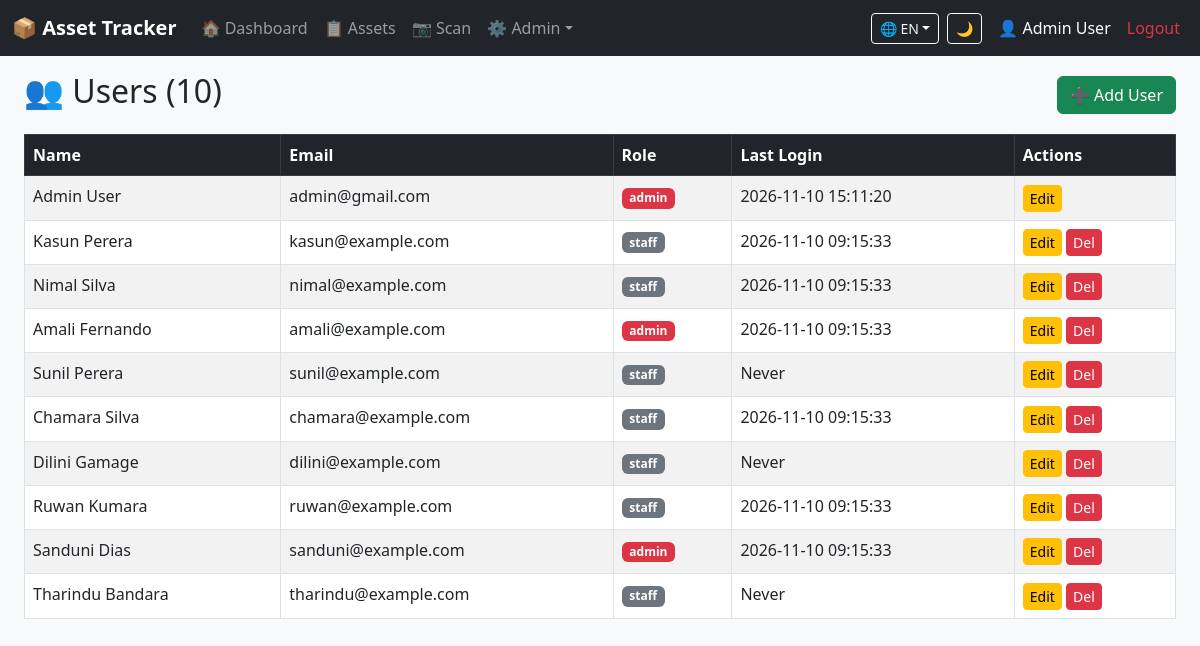
Screenshot of /users/index.php (signed in) with the database file from the repository.
### tables this page shows
CREATE TABLE `users` (
  `id` int(11) NOT NULL,
  `name` varchar(100) NOT NULL,
  `email` varchar(100) NOT NULL,
  `password` varchar(255) NOT NULL,
  `role` enum('admin','staff') DEFAULT 'staff',
  `created_at` timestamp NULL DEFAULT current_timestamp(),
  `last_login` datetime DEFAULT NULL
);

### config.php (called while the page is built, shortened)
<?php
function e($s) { return htmlspecialchars($s ?? '', ENT_QUOTES, 'UTF-8'); }
function csrf_token() { if (empty($_SESSION['csrf'])) $_SESSION['csrf'] = bin2hex(random_bytes(32)); return $_SESSION['csrf']; }

### users/index.php (the view)
<?php require '../header.php'; requireAdmin();
$rows = $pdo->query("SELECT * FROM users ORDER BY id")->fetchAll();
?>
<div class="d-flex justify-content-between align-items-center mb-3">
<h2>👥 Users (<?= count($rows) ?>)</h2>
<a href="add.php" class="btn btn-success">➕ Add User</a>
</div>
<div class="table-responsive"><table class="table table-bordered table-striped">
<thead class="table-dark"><tr><th>Name</th><th>Email</th><th>Role</th><th>Last Login</th><th>Actions</th></tr></thead>
<tbody>
<?php foreach ($rows as $r): ?>
<tr><td><?= e($r['name']) ?></td><td><?= e($r['email']) ?></td><td><span class="badge bg-<?= $r['role']==='admin'?'danger':'secondary' ?>"><?= e($r['role']) ?></span></td><td><?= e($r['last_login'] ?? 'Never') ?></td>
<td class="table-actions">
<a class="btn btn-sm btn-warning" href="edit.php?id=<?= $r['id'] ?>">Edit</a>
<?php if ($r['id'] != $_SESSION['user_id']): ?>
<a class="btn btn-sm btn-danger" href="delete.php?id=<?= $r['id'] ?>&csrf=<?= csrf_token() ?>" data-confirm="Delete this user?">Del</a>
<?php endif; ?>
</td></tr>
<?php endforeach; ?>
</tbody></table></div>
<?php require '../footer.php';

### header.php (style rules this page uses)
body { padding-bottom:50px }
.table-actions .btn { padding:2px 6px }

### rows the page displays
users: name "Admin User", email "admin@gmail.com", role "admin", last_login "2026-11-10 15:11:20"
users: name "Kasun Perera", email "kasun@example.com", role "staff", last_login "2026-11-10 09:15:33"
users: name "Nimal Silva", email "nimal@example.com", role "staff", last_login "2026-11-10 09:15:33"
users: name "Amali Fernando", email "amali@example.com", role "admin", last_login "2026-11-10 09:15:33"
users: name "Sunil Perera", email "sunil@example.com", role "staff", last_login "Never"
users: name "Chamara Silva", email "chamara@example.com", role "staff", last_login "2026-11-10 09:15:33"
users: name "Dilini Gamage", email "dilini@example.com", role "staff", last_login "Never"
users: name "Ruwan Kumara", email "ruwan@example.com", role "staff", last_login "2026-11-10 09:15:33"
users: name "Sanduni Dias", email "sanduni@example.com", role "admin", last_login "2026-11-10 09:15:33"
users: name "Tharindu Bandara", email "tharindu@example.com", role "staff", last_login "Never"

### other values shown
__('dashboard') "Dashboard"
__('assets') "Assets"
$_SESSION['lang'] "EN"
$_SESSION['user_name'] "Admin User"
__('logout') "Logout"
count($rows) "10"
